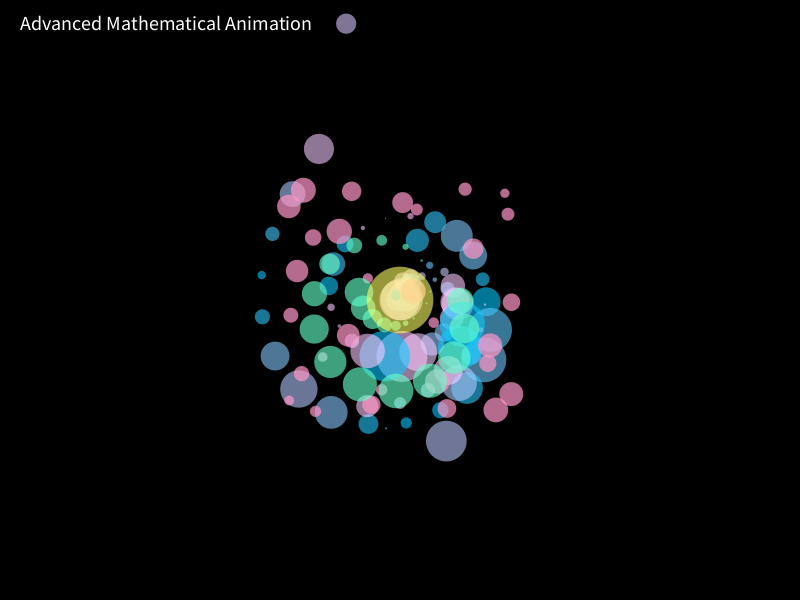
Frame 1 (no input)
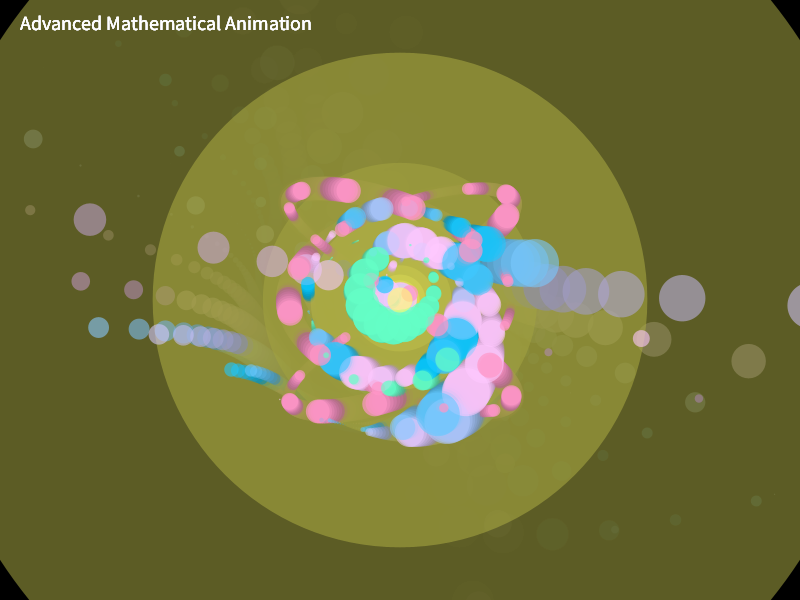
Frame 60 (the mouse pressed at the canvas centre just before this capture)
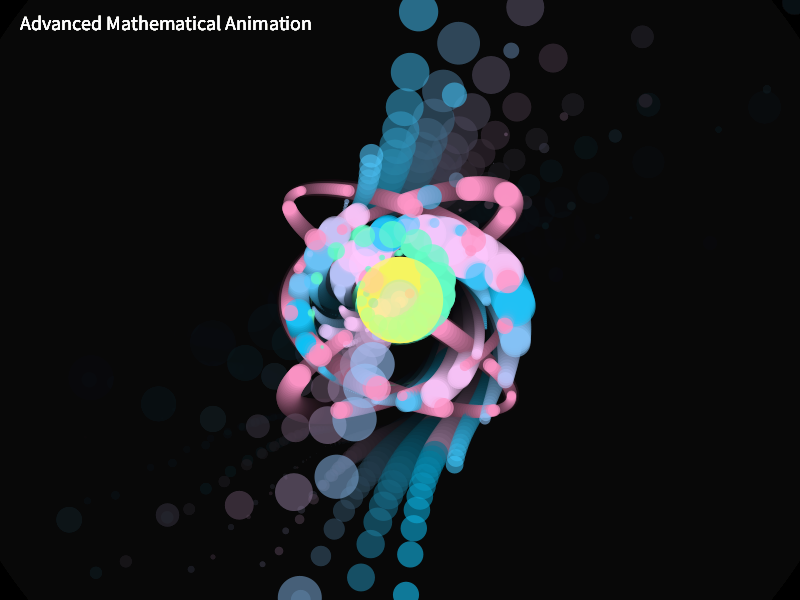
Frame 120 (the mouse held since frame 60 and released just before this capture)

The Processing sketch that drew these frames (run headless with seeded random() and noise(); from frame 60 on, the mouse is pressed at the canvas centre):

// Processing sketch: mathematical_animation_sektch
// ── mathematical_animation_sektch.pde
void setup() {
  size(800, 600);
  background(0);
  noStroke();
}

void draw() {
  // Fade background
  fill(0, 15);
  rect(0, 0, width, height);
  
  // Advanced mathematical patterns
  for (int i = 0; i < 70; i++) {
    // Polar coordinate functions
    float angle = frameCount * 0.02 + i * 0.3;
    float radius = 70 + sin(frameCount * 0.01 + i * 0.1) * 40;
    
    // Add complex mathematical functions
    float complexRadius = radius + sin(frameCount * 0.03 + i * 0.2) * 20;
    complexRadius += cos(frameCount * 0.02 + i * 0.15) * 15;
    complexRadius += tan(frameCount * 0.015 + i * 0.1) * 10;
    
    float x = width/2 + cos(angle) * complexRadius;
    float y = height/2 + sin(angle) * complexRadius;
    
    // Advanced wave patterns
    float size = 20 + sin(frameCount * 0.03 + i) * 15;
    size += cos(frameCount * 0.02 + i * 0.5) * 8;
    size += sin(frameCount * 0.04 + i * 0.3) * 12;
    
    // Color based on mathematical functions
    float hue = (frameCount * 2 + i * 10 + sin(frameCount * 0.01 + i) * 100) % 360;
    
    fill(hue, 200, 255, 150);
    ellipse(x, y, size, size);
  }
  
  // Fractal-like patterns using recursive math
  for (int i = 0; i < 30; i++) {
    float t = frameCount * 0.01 + i * 0.2;
    
    // Logistic map pattern
    float logistic = 0.5;
    for (int j = 0; j < 5; j++) {
      logistic = 3.8 * logistic * (1 - logistic);
    }
    
    float x = width/2 + cos(t * 3) * (100 + logistic * 50);
    float y = height/2 + sin(t * 2) * (100 + logistic * 50);
    
    float size = 12 + sin(frameCount * 0.02 + i) * 8;
    size += abs(logistic - 0.5) * 20;
    
    fill(255, 150, 200, 180);
    ellipse(x, y, size, size);
  }
  
  // Fourier series approximation
  for (int i = 0; i < 25; i++) {
    float angle = frameCount * 0.015 + i * 0.4;
    
    // Add harmonic series
    float radius = 50 + sin(frameCount * 0.005 + i * 0.2) * 30;
    radius += sin(frameCount * 0.01 + i * 0.3) * 15;
    radius += cos(frameCount * 0.008 + i * 0.25) * 10;
    
    float x = width/2 + cos(angle) * radius;
    float y = height/2 + sin(angle) * radius;
    
    float size = 18 + sin(frameCount * 0.04 + i * 0.3) * 12;
    size += cos(frameCount * 0.03 + i * 0.2) * 8;
    
    fill(100, 255, 200, 160);
    ellipse(x, y, size, size);
  }
  
  // Central complex orb with mathematical functions
  float complexSize = 50 + sin(frameCount * 0.07) * 20;
  complexSize += cos(frameCount * 0.05) * 15;
  complexSize += tan(frameCount * 0.03) * 10;
  
  fill(255, 255, 100, 150);
  ellipse(width/2, height/2, complexSize, complexSize);
  
  // Text prompt
  fill(255);
  textSize(20);
  text("Advanced Mathematical Animation", 20, 30);
}
